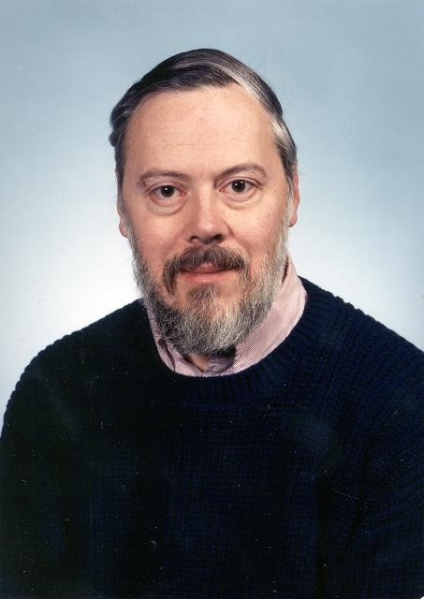
#> input picture Landmark, Triangulation & Face Morphing/Code/dennis_ritchie.jpg, 424 x 599 px
$ python -i part1.py   (imports and definitions only)
#> lines starting #> are read from the running program, lines starting #| are printed output that depends on the picture
#> further down, picture is the input picture: shape (599, 424, 3); mean B, G, R 113.2, 108.9, 107.8
# -*- coding: utf-8 -*-
"""
Created on Wed Nov 27 15:20:02 2019

@author: yanik
"""


import pyautogui
import time

import cv2
import numpy as np
#from part2 import canny_edge_detector

from scipy.signal import convolve2d

def sobel_filter(image):

    row, col, ch = image.shape
#> row = 599; col = 424; ch = 3

    #Convert grayscale
    image = cv2.cvtColor(image,cv2.COLOR_BGR2GRAY)
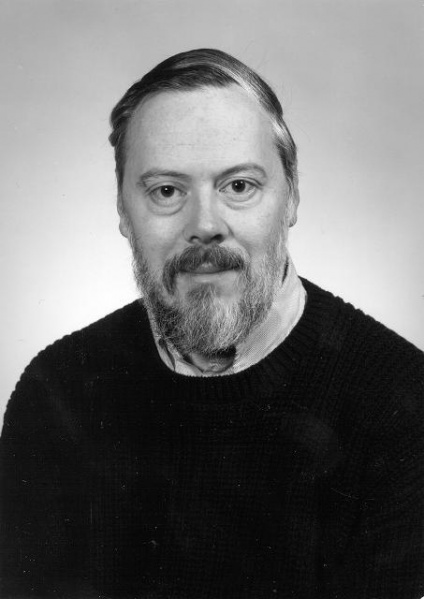
#> image: shape (599, 424); min 1, max 255, mean 109.1

    #Gaussian Smoothing
    image = cv2.GaussianBlur(image,(5,5),0)


    #vertical and horizontal masks
    Gx = np.array([[-1, 0, 1], [-2, 0, 2], [-1, 0, 1]])
    Gy = np.array([[-1, -2, -1], [0, 0, 0], [1, 2, 1]])

    #Holds convolution results, matrices
    sobelx = np.zeros((row,col,1), np.uint8)
    sobely = np.zeros((row,col,1), np.uint8)

    #Padding for convolution
    image_temp = np.zeros((row + 2, col + 2))
    image_temp[1:-1, 1:-1] = image

    #Convolve image with kernels
    sobelx = convolve2d(image_temp, Gx, mode='same', boundary='fill', fillvalue=0)
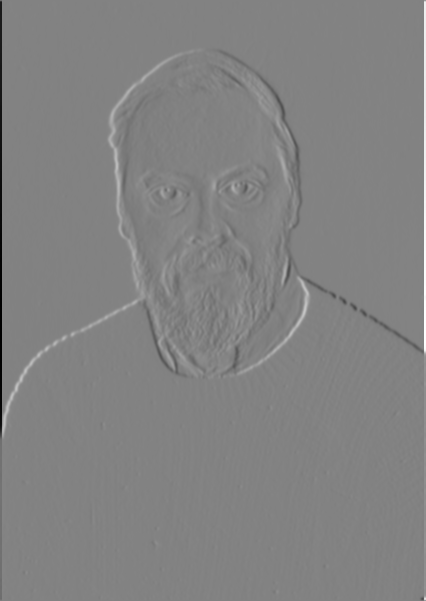
#> sobelx: shape (601, 426) float64; min -868, max 828, mean 0; drawn with min black and max white
    sobely = convolve2d(image_temp, Gy, mode='same', boundary='fill', fillvalue=0)
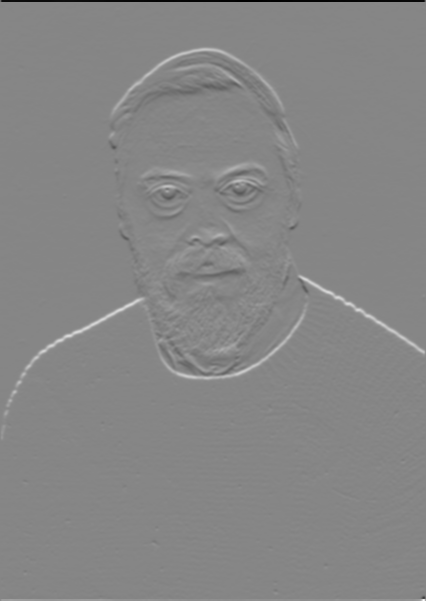
#> sobely: shape (601, 426) float64; min -764, max 689, mean 0; drawn with min black and max white


    '''
    #I also added my own convolution steps but it makes operations slow
    #Thats why I used existing convolve function.

    m, n = Gx.shape
    y, x = image.shape
    y = y - m + 1
    x = x - m + 1
    #sobelx = np.zeros((y,x,1), np.uint8)
    #sobely = np.zeros((y,x,1), np.uint8)
    for i in range(y):
        for j in range(x):
            sobelx[i][j] = np.sum(image[i:i+m, j:j+m]*Gx)
            sobely[i][j] = np.sum(image[i:i+m, j:j+m]*Gy)

    '''
    #Remove padding part
    sobelx = sobelx[1:-1, 1:-1]
#> sobelx: shape (599, 424) float64
    sobely = sobely[1:-1, 1:-1]
#> sobely: shape (599, 424) float64

    #Edge magnitude
    image = (sobelx*sobelx + sobely*sobely)**0.5
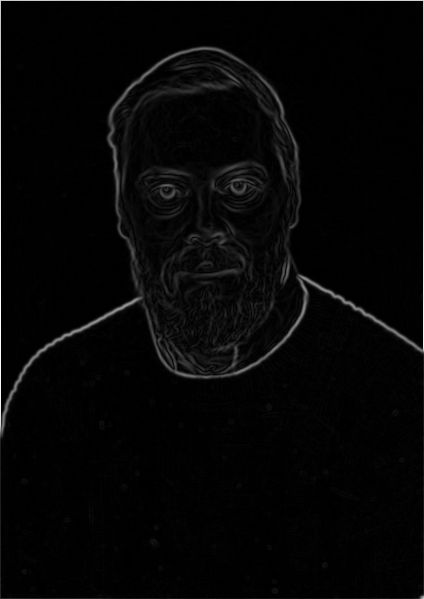
#> image: shape (599, 424) float64; min 0, max 868, mean 22.2; drawn with min black and max white

    '''
    #You can open comments to see and save the image
    cv2.imshow('Output', image)
    cv2.waitKey()
    cv2.imwrite("Part1.jpg", image)
    '''

    return sobelx, sobely

'''
#This part is for testing Part1

time.sleep(5)
#Takes screenshot, saves it and loads
myScreenshot = pyautogui.screenshot()
myScreenshot.save('test.png')

image = cv2.imread("./test.png")
row, col, ch = image.shape

#This part crops desired area from the whole screenshot
upLeft = (int(col / 4), int(row / 4.5))
bottomRight = (int(col * 3 / 4), int(row * 3 / 4))

image = image[upLeft[1]:bottomRight[1], upLeft[0]:bottomRight[0]]

#image2 = canny_edge_detector(image)
#image =  cv2.add(image, image2)

sobelx, sobely = sobel_filter(image)
'''

>>> import cv2
>>> picture = cv2.imread('../../Landmark, Triangulation & Face Morphing/Code/dennis_ritchie.jpg')
>>> result = sobel_filter(picture)
